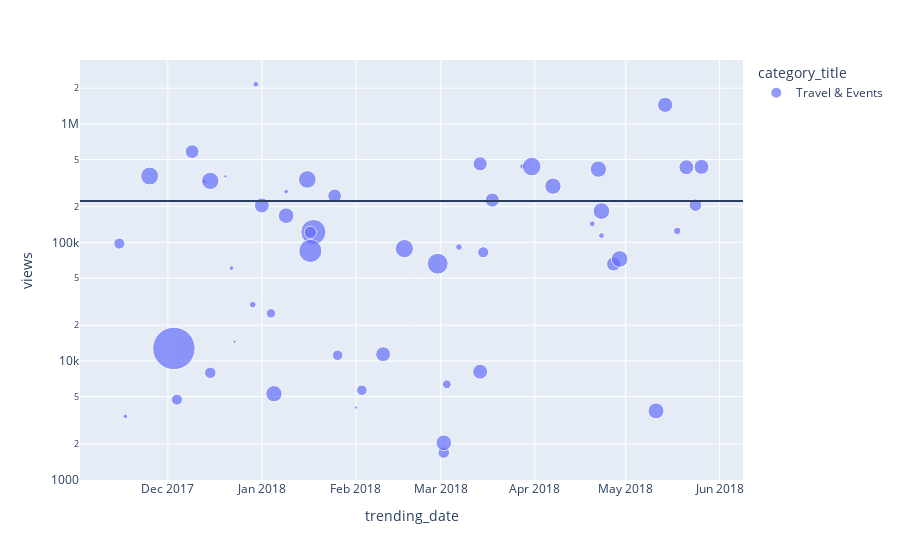

Here is the notebook cell this chart was saved with:
### Code cell
fig = px.scatter(df2,'trending_date','views',log_y=True,size='duration_in_minutes',
                 size_max=30,color = 'category_title')

fig.add_hline(y=df2.views.mean())

### Figure 1 — Plotly figure (JSON) as saved in the notebook; plotly's stock layout.template omitted (floating-point values rounded to 4 significant figures)
{"data": [{"hovertemplate": "category_title=Travel & Events<br>trending_date=%{x}<br>views=%{y}<br>duration_in_minutes=%{marker.size}<extra></extra>", "legendgroup": "Travel & Events", "marker": {"color": "#636efa", "size": [11, 2, 29, 162, 17, 11, 2, 27, 12, 1, 3, 1, 2, 4, 20, 24, 8, 22, 2, 57, 28, 14, 48, 17, 10, 1, 10, 20, 30, 39, 12, 7, 22, 4, 18, 20, 11, 18, 3, 31, 24, 21, 24, 3, 25, 3, 18, 25, 23, 5, 20, 14, 20], "sizemode": "area", "sizeref": 0.18, "symbol": "circle"}, "mode": "markers", "name": "Travel & Events", "orientation": "v", "showlegend": true, "type": "scatter", "x": ["2017-11-15T00:00:00", "2017-11-17T00:00:00", "2017-11-25T00:00:00", "2017-12-03T00:00:00", "2017-12-09T00:00:00", "2017-12-04T00:00:00", "2017-12-13T00:00:00", "2017-12-15T00:00:00", "2017-12-15T00:00:00", "2017-12-20T00:00:00", "2017-12-30T00:00:00", "2017-12-23T00:00:00", "2017-12-22T00:00:00", "2017-12-29T00:00:00", "2018-01-01T00:00:00", "2018-01-05T00:00:00", "2018-01-04T00:00:00", "2018-01-09T00:00:00", "2018-01-09T00:00:00", "2018-01-18T00:00:00", "2018-01-16T00:00:00", "2018-01-17T00:00:00", "2018-01-17T00:00:00", "2018-01-25T00:00:00", "2018-01-26T00:00:00", "2018-02-01T00:00:00", "2018-02-03T00:00:00", "2018-02-10T00:00:00", "2018-02-17T00:00:00", "2018-02-28T00:00:00", "2018-03-02T00:00:00", "2018-03-03T00:00:00", "2018-03-02T00:00:00", "2018-03-07T00:00:00", "2018-03-14T00:00:00", "2018-03-14T00:00:00", "2018-03-15T00:00:00", "2018-03-18T00:00:00", "2018-03-28T00:00:00", "2018-03-31T00:00:00", "2018-04-07T00:00:00", "2018-05-14T00:00:00", "2018-04-22T00:00:00", "2018-04-20T00:00:00", "2018-04-23T00:00:00", "2018-04-23T00:00:00", "2018-04-27T00:00:00", "2018-04-29T00:00:00", "2018-05-11T00:00:00", "2018-05-18T00:00:00", "2018-05-21T00:00:00", "2018-05-24T00:00:00", "2018-05-26T00:00:00"], "xaxis": "x", "y": [97800, 3411, 363164, 12750, 583281, 4719, 326955, 330634, 7947, 361022, 2160639, 14550, 60670, 29844, 205078, 5289, 25224, 168099, 268248, 122396, 339914, 121651, 84791, 247039, 11176, 4051, 5659, 11399, 88686, 66118, 1688, 6360, 2038, 91496, 460384, 8120, 82569, 227578, 437576, 436447, 298191, 1447882, 415086, 143798, 183884, 114158, 65725, 72511, 3793, 125071, 430768, 206206, 433953], "yaxis": "y"}], "layout": {"legend": {"itemsizing": "constant", "title": {"text": "category_title"}, "tracegroupgap": 0}, "margin": {"t": 60}, "shapes": [{"type": "line", "x0": 0, "x1": 1, "xref": "x domain", "y0": 223200.0, "y1": 223200.0, "yref": "y"}], "xaxis": {"anchor": "y", "domain": [0, 1], "title": {"text": "trending_date"}}, "yaxis": {"anchor": "x", "domain": [0, 1], "title": {"text": "views"}, "type": "log"}}}
